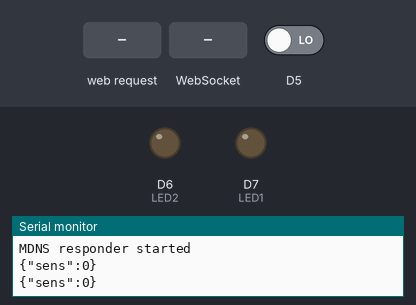
Recording of a sketch running on a simulated ESP8266 (NodeMCU). On the bench: output pins drawn as LEDs (lit = HIGH), the last lines printed to the serial monitor. The inputs (shaded band) are chosen by the test bench; at power-on: D5 LOW.

Above: at 1.2 s.
1.3 s: HTTP request GET /led1/on received
At 1.6 s:
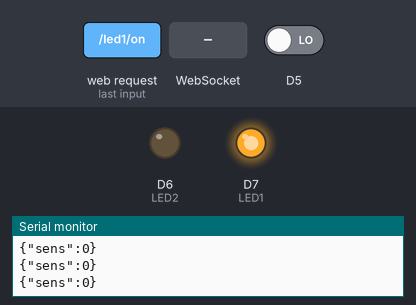
2.8 s: WebSocket text "1" received
At 3.9 s:
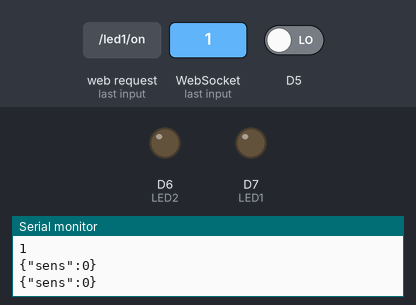
Timing chart, 0 to 5.8 s (numbered marks = the images above; inputs shaded):
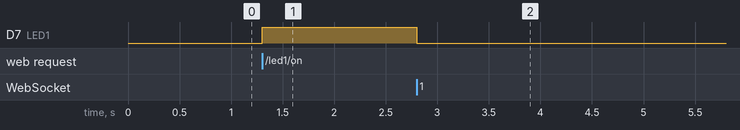

The sketch:

Send_Sensor_NodeMCU.ino
```cpp
#ifdef ESP8266
#include <ESP8266WiFi.h>
#include <ESP8266mDNS.h>
#elif defined(ESP32)
#include <WiFi.h>
#include <ESPmDNS.h>
#else
#error "Board not found"
#endif

#include <WebSocketsServer.h>

#include <ArduinoJson.h>
#include <Ticker.h> //https://github.com/sstaub/Ticker


#define LED1 13
#define LED2 12


void send_sensor();
Ticker timer;

char webpage[] PROGMEM = R"=====(

<!DOCTYPE html>
<html>

<script>

var connection = new WebSocket('ws://'+location.hostname+':81/');

var button_1_status = 0;
var button_2_status = 0;
var sens_data = 0;
connection.onmessage = function(event){

  var full_data = event.data;
  console.log(full_data);
  var data = JSON.parse(full_data);
  sens_data = data.sens;
  document.getElementById("sensor_meter").value = sens_data;
  document.getElementById("sensor_value").innerHTML = sens_data;
}

function button_1_on()
{
   button_1_status = 1;
  console.log("LED 1 is ON");
  send_data();
}

function button_1_off()
{
  button_1_status = 0;
console.log("LED 1 is OFF");
send_data();
}

function button_2_on()
{
   button_2_status = 1;
  console.log("LED 2 is ON");
  send_data();
}

function button_2_off()
{
  button_2_status = 0;
console.log("LED 2 is OFF");
send_data();
}

function send_data()
{
  var full_data = '{"LED1" :'+button_1_status+',"LED2":'+button_2_status+'}';
  connection.send(full_data);
}


</script>
<body>

<center>
<h1>My Home Automation</h1>

<h3> LED 1 </h3>
<button onclick= "button_1_on()" >On</button><button onclick="button_1_off()" >Off</button>
<h3> LED 2 </h3>
<button onclick="button_2_on()">On</button><button onclick="button_2_off()">Off</button>
</center>

<div style="text-align: center;">
<h3>Proximity Sensor</h3><meter value="0" min="0" max="1" id="sensor_meter"> </meter><h3 id="sensor_value" style="display: inline-block;"> 2 </h3>


</body>
</html>
)=====";

// ipaddress/led1/on
//ipaddress/led1/off

// ipaddress/led2/on
//ipaddress/led2/off
#include <ESPAsyncWebServer.h>

AsyncWebServer server(80); // server port 80
WebSocketsServer websockets(81);

void notFound(AsyncWebServerRequest *request)
{
  request->send(404, "text/plain", "Page Not found");
}


void webSocketEvent(uint8_t num, WStype_t type, uint8_t * payload, size_t length) {

  switch (type)
  {
    case WStype_DISCONNECTED:
      Serial.printf("[%u] Disconnected!\n", num);
      break;
    case WStype_CONNECTED: {
        IPAddress ip = websockets.remoteIP(num);
        Serial.printf("[%u] Connected from %d.%d.%d.%d url: %s\n", num, ip[0], ip[1], ip[2], ip[3], payload);
      }
      break;
    case WStype_TEXT:
      Serial.printf("[%u] get Text: %s\n", num, payload);
      String message = String((char*)( payload));
      Serial.println(message);


     DynamicJsonDocument doc(200);
    // deserialize the data
    DeserializationError error = deserializeJson(doc, message);
    // parse the parameters we expect to receive (TO-DO: error handling)
      // Test if parsing succeeds.
  if (error) {
    Serial.print("deserializeJson() failed: ");
    Serial.println(error.c_str());
    return;
  }

  int LED1_status = doc["LED1"];
  int LED2_status = doc["LED2"];
  digitalWrite(LED1,LED1_status);
  digitalWrite(LED2,LED2_status);


  }
}

void setup(void)
{

  Serial.begin(115200);
  pinMode(LED1,OUTPUT);
  pinMode(LED2,OUTPUT);
  WiFi.softAP("techiesms", "");
  Serial.println("softap");
  Serial.println("");
  Serial.println(WiFi.softAPIP());


  if (MDNS.begin("ESP")) { //esp.local/
    Serial.println("MDNS responder started");
  }


  server.on("/", [](AsyncWebServerRequest * request)
  {

  request->send_P(200, "text/html", webpage);
  });

   server.on("/led1/on", HTTP_GET, [](AsyncWebServerRequest * request)
  {
    digitalWrite(LED1,HIGH);
  request->send_P(200, "text/html", webpage);
  });

  server.onNotFound(notFound);

  server.begin();  // it will start webserver
  websockets.begin();
  websockets.onEvent(webSocketEvent);
  timer.attach(0.5,send_sensor);
  pinMode(D5,INPUT);

}


void loop(void)
{
 websockets.loop();
}

void send_sensor()
{
   int sens = digitalRead(D5);
  // JSON_Data = {"temp":t,"hum":h}"
  String JSON_Data = "{\"sens\":";
         JSON_Data += sens;
         JSON_Data += "}";
   Serial.println(JSON_Data);
  websockets.broadcastTXT(JSON_Data);
}
```

Measured:
- after the input at 1.3 s, D7 (LED1): LOW → HIGH at once
- after the input at 2.8 s, D7 (LED1): HIGH → LOW at once
